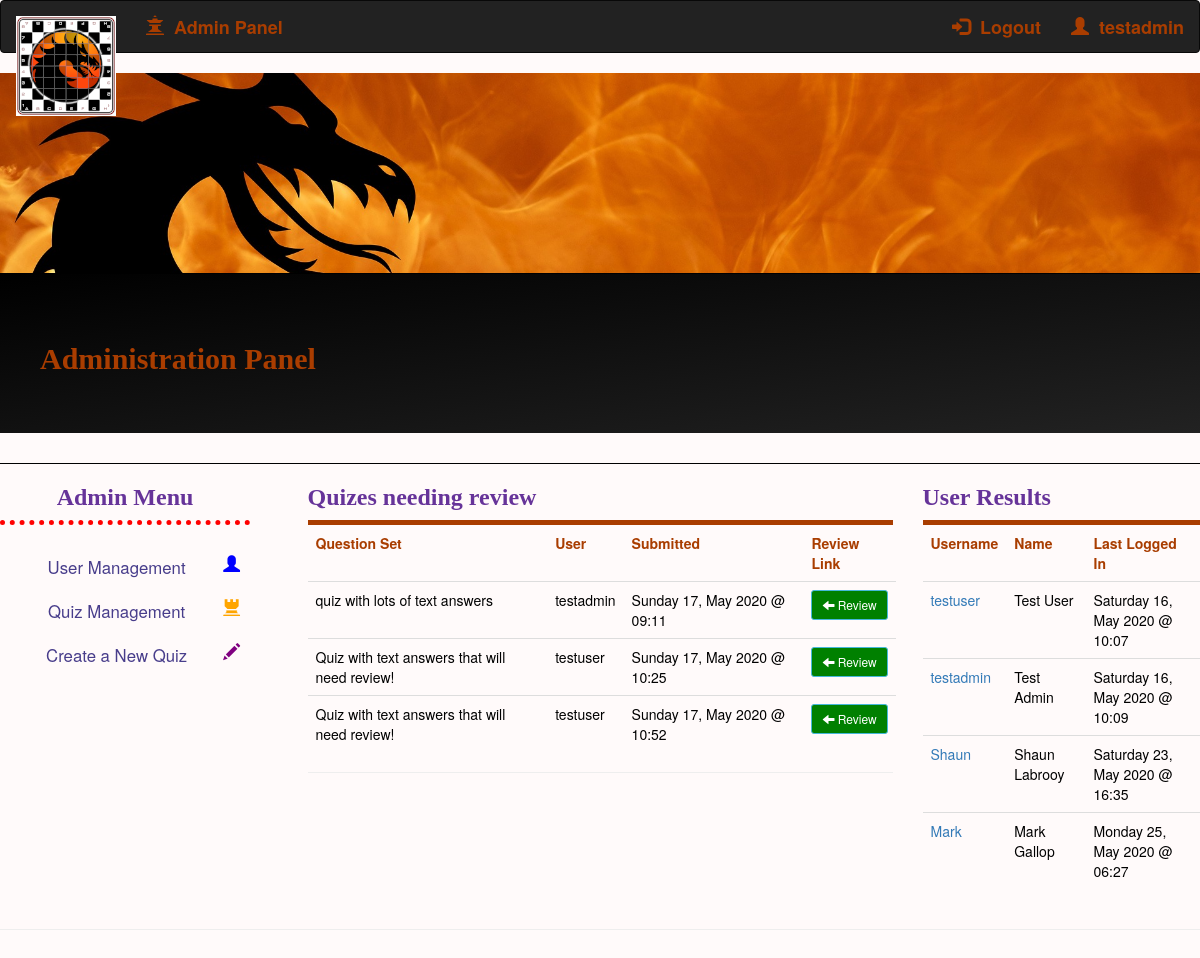
The app's page /admin (signed in) with its own data.
### app/models.py (models this page shows, shortened)
class User(UserMixin, db.Model):
    id = db.Column(db.Integer, primary_key=True)
    username = db.Column(db.String(64), index=True, unique=True)
    first_name = db.Column(db.String(64))
    last_name = db.Column(db.String(64))
    email = db.Column(db.String(120), index=True, unique=True)
    about_me = db.Column(db.String(140))
    last_seen = db.Column(db.DateTime, default=datetime.utcnow)
    password_hash = db.Column(db.String(128))
    image_file = db.Column(db.String(128))
    is_admin = db.Column(db.Boolean, index=True)
    is_active = db.Column(db.Boolean, index=True)

class Qset(db.Model):
    id = db.Column(db.Integer, primary_key=True)
    title = db.Column(db.String(128))
    is_active = db.Column(db.Boolean)

class Attempts(db.Model):
    id = db.Column(db.Integer, primary_key=True)
    user_id = db.Column(db.Integer, db.ForeignKey('user.id'))
    qset_id = db.Column(db.Integer, db.ForeignKey('qset.id'))
    is_needs_review = db.Column(db.Boolean)
    timestamp = db.Column(db.DateTime, index=True, default=datetime.utcnow)

### app/routes.py (the view)
@app.route('/admin')
def admin():
    if current_user.is_anonymous or current_user.is_admin != True:
        return redirect(url_for('index'))
    review_quizes = Attempts.query.filter_by(is_needs_review=True).all()
    review_user = []
    review_qset = []
    for r in review_quizes:
        userquery = User.query.filter_by(id=r.user_id).first()
        review_user.append(userquery.username)
        qsetquery = Qset.query.filter_by(id=r.qset_id).first()
        review_qset.append(qsetquery.title)
    users = User.query.all()
    return render_template('/admin/index.html', title='Administrator Panel', review_quizes=review_quizes, review_users=review_user, review_qset=review_qset, users=users)

### app/models.py (called while the page is built)
@login.user_loader
def load_user(id):
    return User.query.get(int(id))

### app/templates/admin/index.html
{% extends "base.html" %}
{% block content %}
<div class="jumbotron" id='myTitle'>
    <h2>Administration Panel</h2>
</div>
<div id='moreFlames'></div>
<div class="row">
    <div class="col-sm-3">
        {% include '/admin/admin_menu.html' %}
    </div>
    <div class="col-sm-6">
        <h3>Quizes needing review</h3>
        <div class="table-responsive">
            <table class="table">
                <tr>
                    <th>Question Set</th>
                    <th>User</th>
                    <th>Submitted</th>
                    <th>Review Link</th>
                </tr>
                {% set count = namespace(value=0) %}
                {% for q in review_quizes %}
                    <tr>
                        <td>{{ review_qset[count.value] }}</td>
                        <td>{{ review_users[count.value] }}</td>
                        <td>{{ q.timestamp.strftime("%A %d, %B %Y @ %H:%M") }}</td>
                        <td id='quizBar'>
                            <a href="{{ url_for('reviewquiz') }}?attempt={{ q.id }}&user={{ review_users[count.value] }}" class="btn btn-info btn-sm" style="background: green;">
                                <span class="glyphicon glyphicon-arrow-left"></span> Review
                            </a>
                        </td>
                    </tr>
                    {% set count.value = count.value + 1 %}
                {% endfor %}
            </table>
            <hr><br>
        </div>
    </div>
    <div class="col-sm-3">
        <h3>User Results</h3>
        <div class="table-responsive">
            <table class="table">
                <tr>
                    <th>Username</th>
                    <th>Name</th>
                    <th>Last Logged In</th>
                </tr>
                {% for user in users %}
                    <tr>
                        <td><a href="{{ url_for('review_results', user=user.id) }}">{{ user.username }}</a></td>
                        <td>{{ user.first_name }} {{ user.last_name }}</td>
                        <td>{{ user.last_seen.strftime("%A %d, %B %Y @ %H:%M") }}</td>
                    </tr>
                {% endfor %}
            </table>
        </div>
    </div>
</div>
<hr><br>
{% endblock %}

### app/templates/base.html (shortened to what this page needs)
<!DOCTYPE html>
<html>
    <head>
    <link rel="stylesheet" href="https://maxcdn.bootstrapcdn.com/bootstrap/3.4.1/css/bootstrap.min.css">
    <link href="//netdna.bootstrapcdn.com/bootstrap/3.4.1/css/bootstrap-glyphicons.css" rel="stylesheet">
    <link rel="stylesheet" href="static/css/main_style.css">
    </head>
    <body>
        <nav class="navbar navbar-inverse" style="font-size: large;">
            <div class="container-fluid">
              <div class="navbar-header">
                <a class="navbar-brand" href="{{ url_for('index') }}"><img id="logo_small" src="../static/img/logo_small.png"></a>
              </div>
              <ul class="nav navbar-nav our_nav">
                {% if current_user.is_admin %}
                    <li><a href="{{ url_for('admin') }}"><span class='glyphicon glyphicon-queen'></span>&nbsp; Admin Panel</a></li>
                {% endif %}
              </ul>
              {% if not current_user.is_anonymous %}
              <ul class='nav navbar-nav navbar-right'>
                <li><a href="{{ url_for('account') }}"><span class='glyphicon glyphicon-user'></span>&nbsp; {{ current_user.username }}</a></li>
              </ul>
              <ul class='nav navbar-nav navbar-right'>
                  <li><a href="{{ url_for('logout') }}"><span class='glyphicon glyphicon-log-in'></span>&nbsp; Logout</a></li>
              </ul>
              {% endif %}
            </div>
        </nav>
        <div id='myBanner'>
        </div>
        {% block content %}{% endblock %}
    </body>
</html>

### app/static/css/main_style.css (style rules this page uses)
body { background-color: snow; }
h2 { font-family: Georgia, 'Times New Roman', Times, serif; font-weight: bolder; color: #a93d00 }
h3 { font-family: Georgia, 'Times New Roman', Times, serif; font-weight: bolder; color: rebeccapurple; }
td { color: black; border: 0px; }
th { color: #a93d00; }
table, th { padding: 15px; border: none; border-top: 5px solid #a93d00; }
.nav a { color: #a93d00 !important; font-weight: bolder; }
#myBanner { background-image: url('/static/img/banner2.jpg'); background-size: cover; height: 200px; background-position: center; background-repeat: no-repeat; animation: animate_banner 10s infinite; }
#moreFlames { width: 100%; height: 1px; background-color: black; animation: animate_banner 10s infinite; }
#myTitle { text-align: left; background-image: linear-gradient(to bottom right, black, #222); background-color: #222; text-indent: 40px; }
#quizBar { position: fixed; height: 100vh; }
.jumbotron { background-color: black; }
.col-sm-6 { border-radius: 10px; }

### records on screen
User: username "testadmin", first_name "Test", last_name "Admin", last_seen "Saturday 16, May 2020 @ 10:09"
Attempts: timestamp "Sunday 17, May 2020 @ 09:11"
Qset: title "quiz with lots of text answers"
Attempts: timestamp "Sunday 17, May 2020 @ 10:25"
Qset: title "Quiz with text answers that will need review!"
User: username "testuser", first_name "Test", last_name "User", last_seen "Saturday 16, May 2020 @ 10:07"
Attempts: timestamp "Sunday 17, May 2020 @ 10:52"
User: username "Shaun", first_name "Shaun", last_name "Labrooy", last_seen "Saturday 23, May 2020 @ 16:35"
User: username "Mark", first_name "Mark", last_name "Gallop", last_seen "Monday 25, May 2020 @ 06:27"
